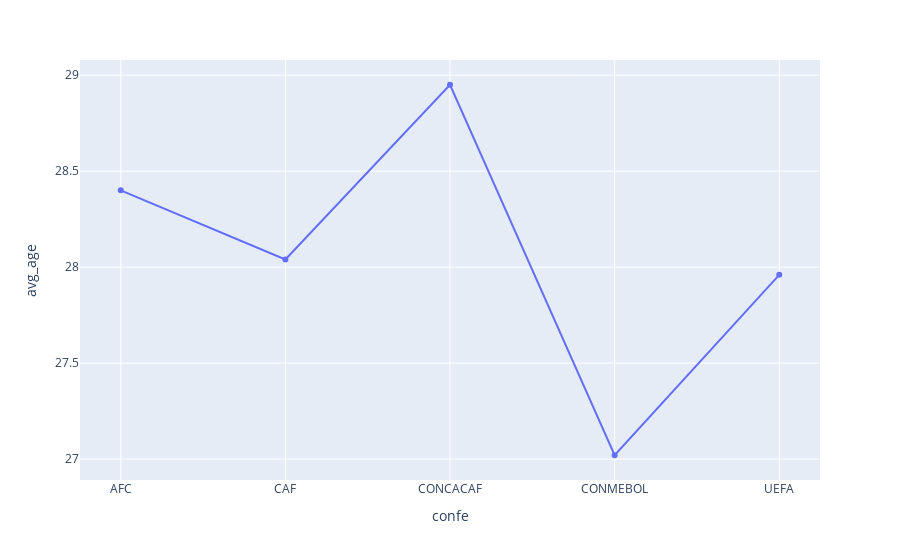

Write notebook code for a chart like this one.
### Code cell
fig = px.line(group_conf, x="confe", y="avg_age",markers=True)
fig.update_traces(textposition="bottom right")
fig.update_traces(textposition = "top center")
fig.show()

### Figure 1 — Plotly figure (JSON) as saved in the notebook; plotly's stock layout.template omitted (floating-point values rounded to 4 significant figures)
{"data": [{"hovertemplate": "confe=%{x}<br>avg_age=%{y}<extra></extra>", "legendgroup": "", "line": {"color": "#636efa", "dash": "solid"}, "marker": {"symbol": "circle"}, "mode": "markers+lines", "name": "", "orientation": "v", "showlegend": false, "textposition": "top center", "type": "scatter", "x": ["AFC", "CAF", "CONCACAF", "CONMEBOL", "UEFA"], "xaxis": "x", "y": [28.4, 28.04, 28.95, 27.02, 27.96], "yaxis": "y"}], "layout": {"legend": {"tracegroupgap": 0}, "margin": {"t": 60}, "xaxis": {"anchor": "y", "domain": [0, 1], "title": {"text": "confe"}}, "yaxis": {"anchor": "x", "domain": [0, 1], "title": {"text": "avg_age"}}}}
